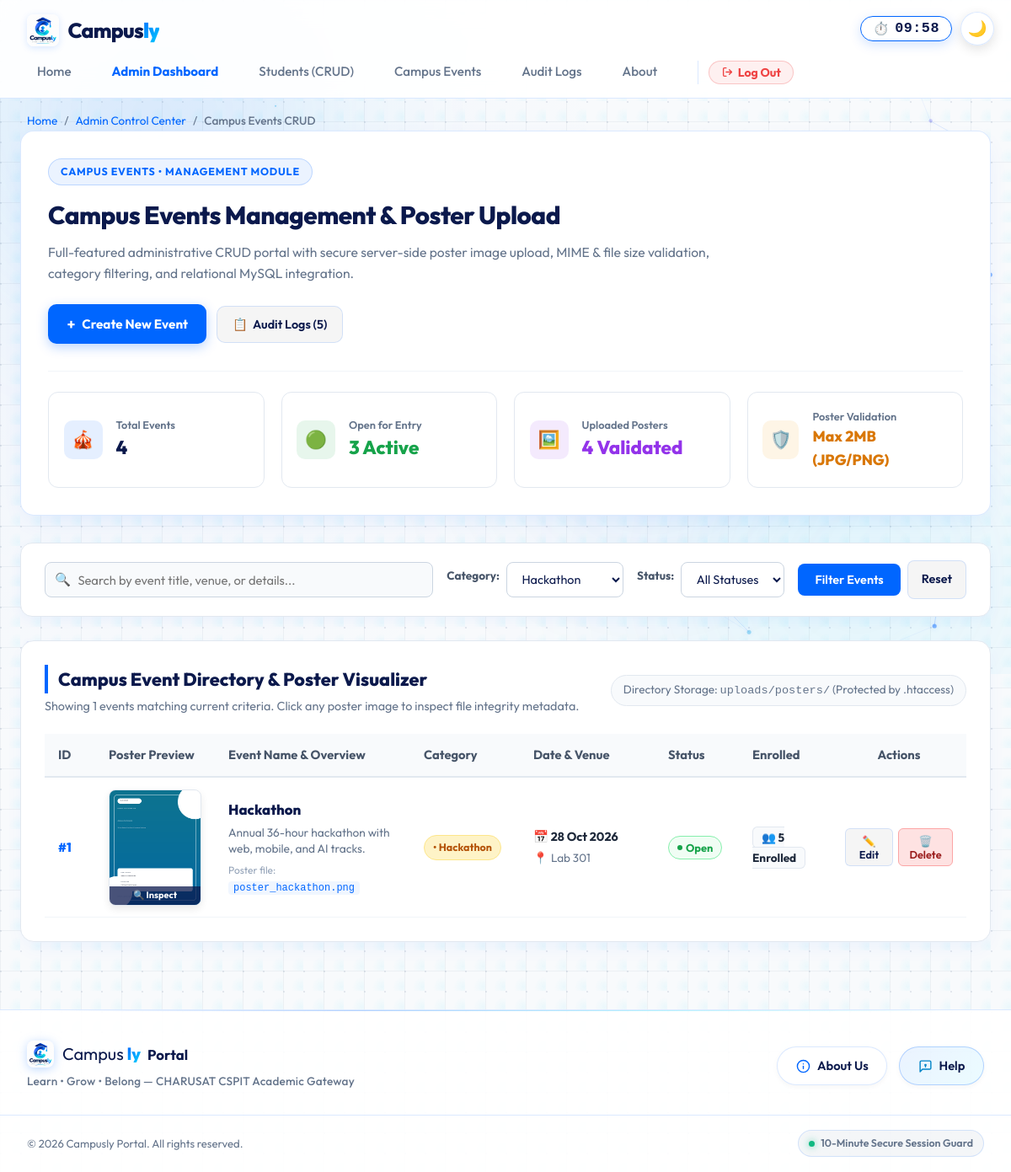
The page /events.php?category=Hackathon (signed in) on the database its author committed.
### tables this page shows
CREATE TABLE `events` (
  `event_id` int NOT NULL AUTO_INCREMENT,
  `event_name` varchar(100) NOT NULL,
  `venue` varchar(100) NOT NULL,
  `poster` varchar(255) DEFAULT NULL,
  `event_date` date DEFAULT NULL,
  `category` varchar(50) NOT NULL DEFAULT 'Technical',
  `status` enum('Open','Closed') NOT NULL DEFAULT 'Open',
  `description` text,
  `created_at` timestamp NULL DEFAULT CURRENT_TIMESTAMP,
  PRIMARY KEY (`event_id`)
);

### events.php (the view, shortened to what the rows shown need)
<?php
require_once __DIR__ . '/db.php';
$userRole   = $_SESSION['role'] ?? 'student';
$isAdmin    = ($userRole === 'admin');
$filterCategory = trim($_GET['category'] ?? 'ALL');
$sql = "SELECT e.event_id, e.event_name, e.venue, e.poster, e.event_date, e.category, e.status, e.description,
               COUNT(r.reg_id) AS total_registrations
        FROM events e
        LEFT JOIN registrations r ON e.event_id = r.event_id
        WHERE 1=1";
$params = [];
if ($filterCategory !== 'ALL' && !empty($filterCategory)) {
    $sql .= " AND e.category = :category";
    $params[':category'] = $filterCategory;
}
$sql .= " GROUP BY e.event_id, e.event_name, e.venue, e.poster, e.event_date, e.category, e.status, e.description ORDER BY e.event_id DESC";
$stmt = $pdo->prepare($sql);
$stmt->execute($params);
$eventsList = $stmt->fetchAll();
require_once __DIR__ . '/includes/header.php';
?>
  <main id="main-content" style="max-width: 1400px; margin: 0 auto; padding: 0 1.5rem 3rem;">
    <section class="panel" style="padding: 2rem; border-radius: 16px; margin-bottom: 2rem; background: var(--panel-bg); border: 1px solid var(--panel-border); box-shadow: var(--card-shadow);">
      <div style="display: flex; justify-content: space-between; align-items: flex-start; flex-wrap: wrap; gap: 1.5rem;">
        <div>
          <h1 style="margin: 0; font-size: 1.85rem; color: var(--text-main); font-weight: 800;">
            Campus Events Management & Poster Upload
          </h1>
        </div>
      </div>
    </section>
    <section class="panel" style="padding: 1.75rem; border-radius: 16px; background: #ffffff; border: 1px solid #e2e8f0; box-shadow: 0 10px 25px -5px rgba(0, 102, 255, 0.06);">
      <div style="display: flex; justify-content: space-between; align-items: center; margin-bottom: 1.25rem; flex-wrap: wrap; gap: 1rem;">
        <div>
          <h2 style="margin: 0; font-size: 1.35rem; color: #0b194c; font-weight: 800;">
            Campus Event Directory & Poster Visualizer
          </h2>
        </div>
      </div>
      <div style="overflow-x: auto;">
        <table id="events-table" style="width: 100%; border-collapse: collapse; font-size: 0.92rem;">
          <thead>
            <tr style="background: #f8fafc; border-bottom: 2px solid #e2e8f0; text-align: left; color: #475569;">
              <th style="padding: 0.85rem 1rem; width: 60px;">ID</th>
              <th style="padding: 0.85rem 1rem; width: 140px;">Poster Preview</th>
              <th style="padding: 0.85rem 1rem;">Event Name & Overview</th>
              <th style="padding: 0.85rem 1rem; width: 130px;">Category</th>
              <th style="padding: 0.85rem 1rem; width: 160px;">Date & Venue</th>
              <th style="padding: 0.85rem 1rem; width: 100px;">Status</th>
              <th style="padding: 0.85rem 1rem; width: 110px;">Enrolled</th>
              <th style="padding: 0.85rem 1rem; width: 160px; text-align: center;">Actions</th>
            </tr>
          </thead>
          <tbody>
            <?php if (empty($eventsList)): ?>
              <tr>
                <td colspan="8" style="padding: 3rem 1rem; text-align: center; color: #64748b;">
                  <div style="font-size: 2.2rem; margin-bottom: 0.5rem;">🔍</div>
                  <div style="font-size: 1.1rem; font-weight: 700; color: #0b194c;">No events found matching your criteria</div>
                  <div style="margin-top: 0.5rem;">
                    <a href="events.php" class="btn btn-secondary" style="font-size: 0.85rem; padding: 0.4rem 1rem;">Clear Filters</a>
                  </div>
                </td>
              </tr>
            <?php else: ?>
              <?php foreach ($eventsList as $ev):
                $posterSrc = !empty($ev['poster']) && file_exists(__DIR__ . '/' . $ev['poster'])
                    ? htmlspecialchars($ev['poster'])
                    : 'images/campusly-logo.png';
                $evDateFormatted = !empty($ev['event_date']) ? date('d M Y', strtotime($ev['event_date'])) : 'TBA';
              ?>
                <tr class="event-data-row" style="border-bottom: 1px solid #f1f5f9; transition: background 0.15s ease;" onmouseover="this.style.background='#f8fafc'" onmouseout="this.style.background='#ffffff'">
                  <td style="padding: 0.85rem 1rem; font-weight: 800; color: #0066ff;">
                    #<?= (int)$ev['event_id'] ?>
                  </td>
                  <td style="padding: 0.85rem 1rem;">
                    <div style="position: relative; width: 110px; height: 138px; border-radius: 8px; overflow: hidden; border: 1.5px solid #e2e8f0; box-shadow: 0 4px 10px rgba(0,0,0,0.08); background: #f1f5f9; cursor: pointer;"
                         onclick="inspectPoster('<?= addslashes($ev['event_name']) ?>', '<?= $posterSrc ?>', '<?= (int)$ev['event_id'] ?>')"
                         title="Click to inspect poster & metadata">
                      <img src="<?= $posterSrc ?>" alt="Poster for <?= htmlspecialchars($ev['event_name']) ?>" style="width: 100%; height: 100%; object-fit: cover; display: block; transition: transform 0.25s ease;" onmouseover="this.style.transform='scale(1.05)'" onmouseout="this.style.transform='scale(1.0)'">
                      <div style="position: absolute; bottom: 0; left: 0; right: 0; background: rgba(11, 25, 76, 0.75); color: #fff; font-size: 0.68rem; font-weight: 700; text-align: center; padding: 2px 0;">
                        🔍 Inspect
                      </div>
                    </div>
                  </td>
                  <td style="padding: 0.85rem 1rem;">
                    <div style="font-weight: 800; font-size: 1.05rem; color: #0b194c; margin-bottom: 4px;">
                      <?= htmlspecialchars($ev['event_name']) ?>
                    </div>
                    <div style="font-size: 0.86rem; color: #64748b; line-height: 1.4; max-width: 360px;">
                      <?= !empty($ev['description']) ? htmlspecialchars($ev['description']) : 'Official University event hosted under CHARUSAT CSPIT.' ?>
                    </div>
                    <div style="margin-top: 6px; font-size: 0.75rem; color: #94a3b8;">
                      Poster file: <code style="color: #0066ff; background: rgba(0, 102, 255, 0.06); padding: 1px 6px; border-radius: 4px;"><?= basename($posterSrc) ?></code>
                    </div>
                  </td>
                  <td style="padding: 0.85rem 1rem;">
                    <?php
                      $catColors = [
                        'Technical' => ['bg' => '#eff6ff', 'text' => '#1d4ed8', 'border' => '#bfdbfe'],
                        'Hackathon' => ['bg' => '#fef3c7', 'text' => '#b45309', 'border' => '#fde68a'],
                        'Workshop'  => ['bg' => '#f3e8ff', 'text' => '#7e22ce', 'border' => '#e9d5ff'],
                        'Cultural'  => ['bg' => '#fce7f3', 'text' => '#be185d', 'border' => '#fbcfe8'],
                        'Sports'    => ['bg' => '#ecfdf5', 'text' => '#047857', 'border' => '#a7f3d0'],
                      ];
                      $c = $catColors[$ev['category']] ?? ['bg' => '#f1f5f9', 'text' => '#475569', 'border' => '#cbd5e1'];
                    ?>
                    <span style="background: <?= $c['bg'] ?>; color: <?= $c['text'] ?>; border: 1px solid <?= $c['border'] ?>; padding: 4px 10px; border-radius: 9999px; font-size: 0.78rem; font-weight: 700; display: inline-flex; align-items: center; gap: 4px;">
                      &bull; <?= htmlspecialchars($ev['category']) ?>
                    </span>
                  </td>
                  <td style="padding: 0.85rem 1rem;">
                    <div style="font-weight: 700; color: #1e293b; font-size: 0.9rem; margin-bottom: 3px;">
                      📅 <?= $evDateFormatted ?>
                    </div>
                    <div style="color: #64748b; font-size: 0.85rem; display: flex; align-items: center; gap: 4px;">
                      <span>📍</span> <?= htmlspecialchars($ev['venue']) ?>
                    </div>
                  </td>
                  <td style="padding: 0.85rem 1rem;">
                    <?php if ($ev['status'] === 'Open'): ?>
                      <span style="background: #f0fdf4; color: #16a34a; border: 1px solid #86efac; padding: 3px 10px; border-radius: 9999px; font-size: 0.8rem; font-weight: 700; display: inline-flex; align-items: center; gap: 4px;">
                        <span style="width: 6px; height: 6px; border-radius: 50%; background: #16a34a;"></span> Open
                      </span>
                    <?php endif; ?>
                  </td>
                  <td style="padding: 0.85rem 1rem;">
                    <span style="background: #f8fafc; border: 1px solid #e2e8f0; padding: 3px 10px; border-radius: 6px; font-weight: 700; color: #1e293b; font-size: 0.85rem;">
                      👥 <?= (int)$ev['total_registrations'] ?> Enrolled
                    </span>
                  </td>
                  <td style="padding: 0.85rem 1rem; text-align: center;">
                    <?php if ($isAdmin): ?>
                      <div style="display: flex; gap: 6px; justify-content: center; align-items: center;">
                        <button type="button" class="btn btn-secondary" onclick='openEditEventModal(<?= json_encode($ev) ?>)'
                                style="padding: 0.35rem 0.65rem; font-size: 0.8rem; border-radius: 6px; display: inline-flex; align-items: center; gap: 4px;" title="Edit Event & Poster">
                          ✏️ Edit
                        </button>
                        <form action="events.php" method="POST" style="margin: 0; display: inline;" onsubmit="return confirm('Are you sure you want to permanently delete event #<?= (int)$ev['event_id'] ?> (<?= htmlspecialchars(addslashes($ev['event_name'])) ?>)? This will remove the database record and unlink its poster file.');">
                          <button type="submit" class="btn" style="padding: 0.35rem 0.65rem; font-size: 0.8rem; background: #fee2e2; color: #991b1b; border: 1px solid #fca5a5; border-radius: 6px;" title="Delete Event">
                            🗑️ Delete
                          </button>
                        </form>
                      </div>
                    <?php else: ?>
                      <button type="button" class="btn btn-primary" onclick="alert('You are registered for <?= htmlspecialchars(addslashes($ev['event_name'])) ?>!')" style="padding: 0.4rem 0.8rem; font-size: 0.82rem;">
                        Register Now
                      </button>
                    <?php endif; ?>
                  </td>
                </tr>
              <?php endforeach; ?>
            <?php endif; ?>
          </tbody>
        </table>
      </div>
    </section>
  </main>
<?php require_once __DIR__ . '/includes/footer.php'; ?>

### rows shown on the page
events: event_id "1", poster (picture), event_name "Hackathon", description "Annual 36-hour hackathon with web, mobile, and AI tracks.", poster "poster_hackathon.png", category "Hackathon", event_date "28 Oct 2026", venue "Lab 301", status "Open" (drawn), total_registrations "5"

### other values the page prints
count($auditLogs) "5"
$totalEventsCount "4"
$openEventsCount "3"
$postersCount "4"
count($eventsList) "1"
